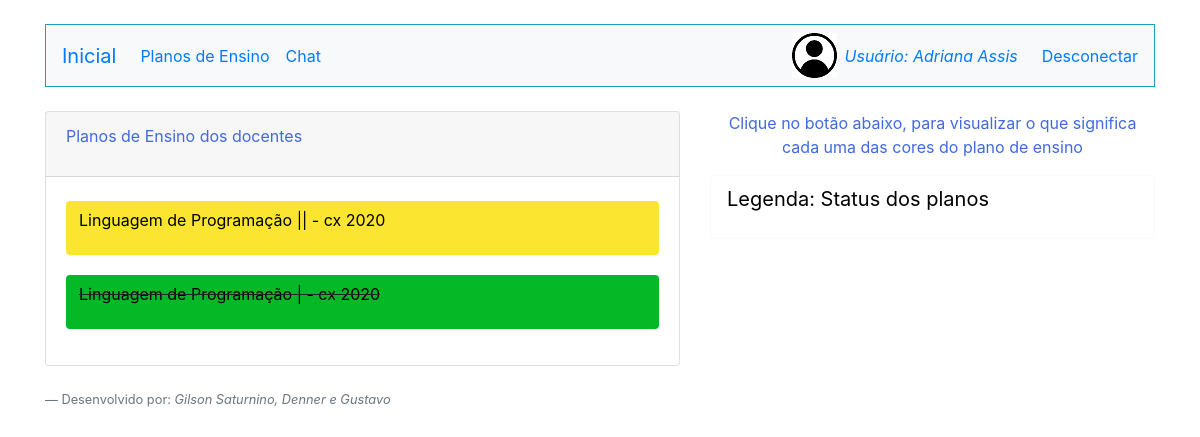
Page /ListarPlano.php (signed in) on the earlier database version.
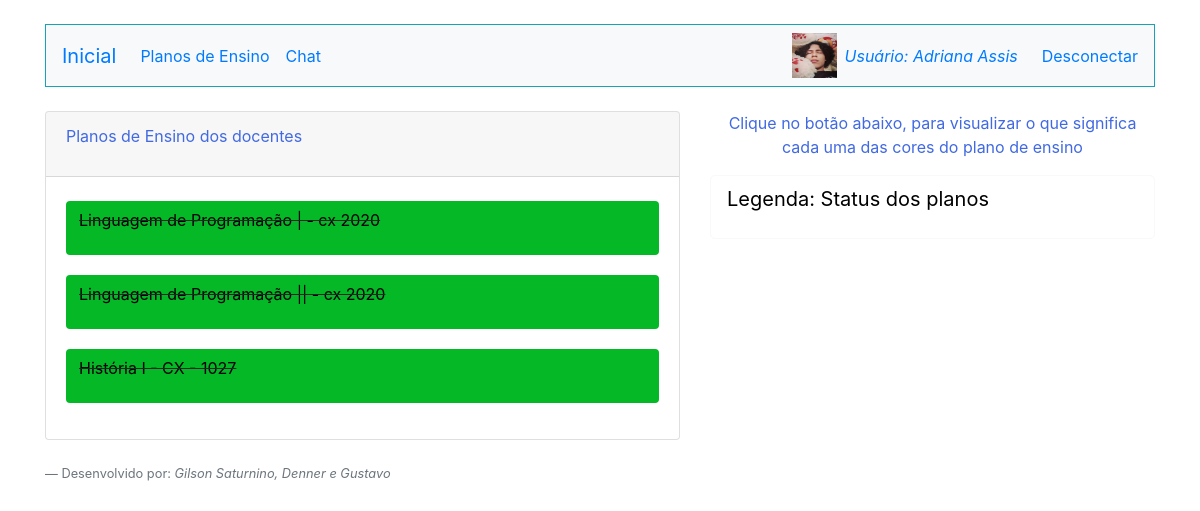
Same page on the later database version.
### tables this page shows
CREATE TABLE `planos` (
  `id_plano` int(11) NOT NULL,
  `nome_plano` varchar(255) NOT NULL,
  `nome_docente` varchar(255) NOT NULL,
  `campus` varchar(255) NOT NULL,
  `anoSemestre` varchar(255) NOT NULL,
  `curso_plano` varchar(255) NOT NULL,
  `periodoC_plano` int(11) NOT NULL,
  `nomeDisc_plano` varchar(255) NOT NULL,
  `carga_plano` int(11) NOT NULL,
  `semanas_plano` int(11) NOT NULL,
  `aulasT_plano` int(11) NOT NULL,
  `aulasP_plano` int(11) NOT NULL,
  `aulasL_plano` int(11) NOT NULL,
  `laboratorio` int(11) NOT NULL,
  `ementa_plano` varchar(255) NOT NULL,
  `objetivosG_plano` varchar(255) NOT NULL,
  `objetivosE_plano` varchar(255) NOT NULL,
  `aprendizagem` varchar(255) NOT NULL,
  `referencias_plano` varchar(255) NOT NULL,
  `complementares` varchar(255) NOT NULL,
  `p1_primeiro` date NOT NULL,
  `p2_primeiro` date NOT NULL,
  `p1_segundo` date NOT NULL,
  `p2_segundo` date NOT NULL,
  `situacao` varchar(255) NOT NULL
);

CREATE TABLE `imagens` (
  `id` int(11) NOT NULL,
  `nome` varchar(100) NOT NULL,
  `id_usuario` int(11) NOT NULL
);

### ListarPlano.php (the view, shortened to what this page needs)
<html lang="en">
<head>
    <link rel="stylesheet" href="https://stackpath.bootstrapcdn.com/bootstrap/4.3.1/css/bootstrap.min.css"
>
</head>
<body >
    <div class="container">
        <?php
        require_once("Cabecalho.php");
        require_once("Conexao.php");
        if($_SESSION["perfil"]=="Docente"){
        $sql = "select id_plano,nome_plano,situacao from planos where nome_docente=? ORDER BY situacao";
        $sqlprep = $conexao->prepare($sql);
        $sqlprep->bind_param("s",$_SESSION["nome"]);
        $sqlprep->execute();
        $resultadoSql = $sqlprep->get_result();
        $vetorUmregistro = mysqli_fetch_assoc($resultadoSql);
        $vetorTodosregistro = array();
        while($vetorUmregistro != null){
            array_push($vetorTodosregistro, $vetorUmregistro);
            $vetorUmregistro = mysqli_fetch_assoc($resultadoSql);
            }
        ?>
        <div class="row">
            <div class="col-md-7 mt-4">
                <div class="card">
                    <div class="card-header">
                        <p>Meus planos de ensino</p>
                    </div>
                    <div class="card-body">
                    <div class="list-group">
                        <div class="row">
                        <?php foreach ($vetorTodosregistro as $umRegistro){
                    if($umRegistro["situacao"]=="Novo"){
                    ?>
                        <div class="col-md-9 mt-1">
                               <form action="ValidacaoPlano.php" method="POST">
                               <input type="hidden" name="id_plan" value="<?= $umRegistro["id_plano"];?>">
                                <button type="submit" class=" btn btn-lg btn-block" style="background-color:#ADD8E6;"><p id="plano" class="text-left"><?= $umRegistro["nome_plano"]; ?></p></button>
                               </form>
                        </div>
                        <div class="col-md-3 mt-3">
                                <form action="PlanoCorrecao.php" method="POST">
                                    <input type="hidden" name="id_plano" value="<?=$umRegistro["id_plano"]; ?>">
                                <button  type="submit" class="btn btn-secondary btn-sm">Submeter</button>
                            </form>
                            </div>
                        <?php }if($umRegistro["situacao"]=="CorrigirColegiado"){ ?>
                           <div class="col-md-9 mt-1">
                               <form action="ValidacaoPlano.php" method="POST">
                               <input type="hidden" name="id_plan" value="<?= $umRegistro["id_plano"]; ?>">
                                <button  type="submit" class="btn btn-lg btn-block" style="background-color:#fbe531"><p id="plano" class="text-left"><?= $umRegistro["nome_plano"]; ?></p></button>
                               </form>
                            </div>
                        <?php }if($umRegistro["situacao"]=="Aguardando"){ ?>
                        <div class="col-md-9 mt-1">
                               <form action="ValidacaoPlano.php" method="POST">
                               <input type="hidden" name="id_plan" value="<?= $umRegistro["id_plano"];?>">
                                <button type="submit" class=" btn btn-lg btn-block" style="background-color:#fc6c5a"><p id="plano" class="text-left"><?= $umRegistro["nome_plano"]; ?></p></button>
                               </form>
                        </div>
                        <div class="col-md-3 mt-3">
                                <form action="PlanoCorrecao.php" method="POST">
                                    <input type="hidden" name="id_plano" value="<?=$umRegistro["id_plano"]; ?>">
                                <button  type="submit" class="btn btn-sm">Submeter</button>
                            </form>
                            </div>
                        <?php }if($umRegistro["situacao"]=="Sucesso"){ ?>
                            <div class="col-md-9 mt-1">
                            <form action="ValidacaoPlano.php" method="POST">
                               <input type="hidden" name="id_plan" value="<?= $umRegistro["id_plano"]; ?>">
                                <button type="submit" class="btn btn-lg btn-block" style="background-color:#04b826;"><strike><p id="plano" class="text-left"><?= $umRegistro["nome_plano"]; ?></p></button></strike>
                               </form>
                           </div>
                        <?php } } ?>
                        </div>
                    </div>
                    </div>
                </div>
            </div>
            <?php }if(($_SESSION["perfil"]=="Pedagogo")||($_SESSION["perfil"]=="Discente do Colegiado")||($_SESSION["perfil"]=="Coordenador")||($_SESSION["perfil"]=="Docente do Colegiado")||($_SESSION["perfil"]=="Tecnico do Colegiado")){
        $validacao="Novo";
        $sql = "select id_plano,nome_plano,situacao from planos where situacao!=? ORDER BY situacao ";
        $sqlprep = $conexao->prepare($sql);
        $sqlprep->bind_param("s",$validacao);
        $sqlprep->execute();
        $resultadoSql = $sqlprep->get_result();
        $vetorUmregistro = mysqli_fetch_assoc($resultadoSql);
        $vetorTodosregistro = array();
        while($vetorUmregistro != null){
            array_push($vetorTodosregistro, $vetorUmregistro);
            $vetorUmregistro = mysqli_fetch_assoc($resultadoSql);
            }
        ?>
        <div class="row">
            <div class="col-md-7 mt-4">
                <div class="card">
                    <div class="card-header">
                        <p>Planos de Ensino dos docentes</p>
                    </div>
                    <div class="card-body">
                    <div class="list-group">
                        <?php foreach ($vetorTodosregistro as $umRegistro){
                    if($umRegistro["situacao"]=="CorrigirColegiado"){ ?>
                           <div class="mt-1">
                               <form action="ValidacaoPlano.php" method="POST">
                                <button  type="submit" class="btn w-100" style="background-color:#fbe531"><p id="plano" class="text-left"><?= $umRegistro["nome_plano"]; ?></p></button>
                               </form>
                            </div>
                        <?php }if($umRegistro["situacao"]=="Sucesso"){ ?>
                            <div class="mt-1">
                            <form action="ValidacaoPlano.php" method="POST">
                                <button type="submit" class="btn w-100" style="background-color:#04b826;"><strike><p id="plano" class="text-left"><?= $umRegistro["nome_plano"]; ?></p></strike></button>
                               </form>
                           </div>
                        <?php }
                    } ?>
                    </div>
                    </div>
                </div>
            </div>
        <?php } ?>
        <div class="col-md-5 mt-4">
            <p class="text-center">Clique no botão abaixo, para visualizar o que significa cada uma das cores do plano de ensino</p>
            <button type="button" class="btn btn-outline-light btn-lg btn-block" data-toggle="modal" data-target="#exampleModal">
            <p id="plano" class="text-left">Legenda: Status dos planos</p>
            </button>
        </div>
    <div>
    <?php require_once("Footer.php");?>
    </div>
        </div>
    </div>
</body>
</html>

### Cabecalho.php (shortened to what this page needs)
<html lang="en">
<head>
    <link rel="stylesheet" href="https://stackpath.bootstrapcdn.com/bootstrap/4.3.1/css/bootstrap.min.css"
>
</head>
<body>
    <?php
        require_once("Conexao.php");
    ?>
    <nav class="navbar navbar-expand-lg  bg-light border border-info mt-4">
        <a class="navbar-brand" href="index.php">Inicial</a>
        <div class="collapse navbar-collapse" id="navbarNavDropdown">
            <ul class="navbar-nav">
                <?php
                if(isset($_SESSION["nome"])){
                    if($_SESSION["perfil"]=="Coordenador"){
                 ?>
                <li class="nav-item">
                    <a class="nav-link" href="ListarCurso.php">Cursos</a>
                </li>
                <li class="nav-item">
                    <a class="nav-link" href="ListarDisciplina.php">Disciplinas </a>
                </li>
                <li class="nav-item">
                    <a class="nav-link" href="ListarPlano.php">Planos de Ensino</a>
                </li>
                <li class="nav-item">
                    <a class="nav-link" href="FormCadastro.php">Adicionar membro</a>
                </li>
                <li class="nav-item">
                    <a class="nav-link" href="ListarUsuarios.php">Chat</a>
                </li>
                <?php
                }if($_SESSION["perfil"]=="Docente"){
                        ?>
                        <li class="nav-item dropdown">
                        <a class="nav-link dropdown-toggle" href="#" id="navbarDropdown" role="button"
                        data-toggle="dropdown" aria-haspopup="true" aria-expanded="false">
                        Planos de Ensino
                        </a>
                        <div class="dropdown-menu" aria-labelledby="navbarDropdown">
                        <a class="dropdown-item" href="FormPlano.php">Novo plano</a>
                        <a class="dropdown-item" href="ListarPlano.php">Meus planos</a>
                    </li>
                    <li class="nav-item">
                    <a class="nav-link" href="ListarUsuarios.php">Chat</a>
                </li>
                <?php
                }if($_SESSION["perfil"]=="Discente do Colegiado"){
                            ?>
                <li class="nav-item">
                    <a class="nav-link" href="ListarPlano.php">Planos de Ensino</a>
                </li>
                <li class="nav-item">
                    <a class="nav-link" href="ListarUsuarios.php">Chat</a>
                </li>
                <?php
                }if($_SESSION["perfil"]=="Pedagogo"){
                            ?>
                <li class="nav-item">
                    <a class="nav-link" href="ListarPlano.php">Planos de Ensino</a>
                </li>
                <li class="nav-item">
                    <a class="nav-link" href="ListarUsuarios.php">Chat</a>
                </li>
                <?php
                }if($_SESSION["perfil"]=="Docente do Colegiado"){
                            ?>
                <li class="nav-item">
                    <a class="nav-link" href="ListarPlano.php">Planos de Ensino</a>
                </li>
                <li class="nav-item">
                    <a class="nav-link" href="ListarUsuarios.php">Chat</a>
                </li>
                <?php
                }if($_SESSION["perfil"]=="Tecnico do Colegiado"){
                            ?>
                <li class="nav-item">
                    <a class="nav-link" href="ListarPlano.php">Planos de Ensino</a>
                </li>
                <li class="nav-item">
                    <a class="nav-link" href="ListarUsuarios.php">Chat</a>
                </li>
                <?php
                }
                }else{ ?>
                <li class="nav-item">
                    <a class="nav-link" href="Login.php">Login</a>
                </li>
                <?php }?>
            </ul>
        </div>
        <?php
        if(isset($_SESSION["nome"])){
        ?>
        <?php
                        $id_usuario = $_SESSION["id_logado"];
                        $sql = "select id,nome from imagens where id_usuario=?";
                        $sqlprep = $conexao->prepare($sql);
                        $sqlprep->bind_param("i",$id_usuario);
                        $sqlprep->execute();
                        $resultadoSql = $sqlprep->get_result();
                        $registro= mysqli_fetch_assoc($resultadoSql);
                        $vetorRegistros = array();
                        while($registro !=null){
                            array_push($vetorRegistros,$registro);
                            $registro = mysqli_fetch_assoc($resultadoSql);
                            $validacao = 0;
                        }
                        foreach($vetorRegistros as $valor):
                            $foto =$valor["nome"];
                        endforeach;
                        if(isset($validacao)){ ?>
                            <img src="<?php echo "./imagens/".$foto; ?>" style="width:45px; height:45px;">
                        <?php
                        }else{ ?>
                            <img src="imagens/usuario.png" style="width:45px; height:45px;">
                        <?php
                        } ?>
        <a href="MeuPerfil.php"><span class="mr-4 ml-2 mt-2">Usuário: <?= $_SESSION["nome"]; ?></span></a>
        <a href="MataSessao.php" class="text-decoration-none">Desconectar</a>
        <?php
        }
        ?>
    </nav>
</body>
</html>

### Footer.php (shortened to what this page needs)
<html lang="en">
<head>
    <link rel="stylesheet" href="https://stackpath.bootstrapcdn.com/bootstrap/4.4.1/css/bootstrap.min.css"
>
</head>
<body>
    <div class="container mt-4">
        <div class="row">
            <div class="col-md-12">
            <footer class="blockquote-footer">Desenvolvido por:  <cite title="Source Title">Gilson Saturnino, Denner e Gustavo</cite></footer>
            </div>
        </div>
    </div>
</body>
</html>

### ListarPlano.php (style rules this page uses)
p, h1 { color:#4169E1; }
#plano { color:#000000; }

### Cabecalho.php (style rules this page uses)
body { background-color:#ffffff; }
span { font-style: italic; }

Differences in the rows shown:
added imagens: nome (picture)
changed planos "Linguagem de Programação | - cx 2020": moves up the list
changed planos "Linguagem de Programação || - cx 2020": situacao "CorrigirColegiado" → "Sucesso" (drawn)
added planos: nome_plano "História I - CX - 1027"
